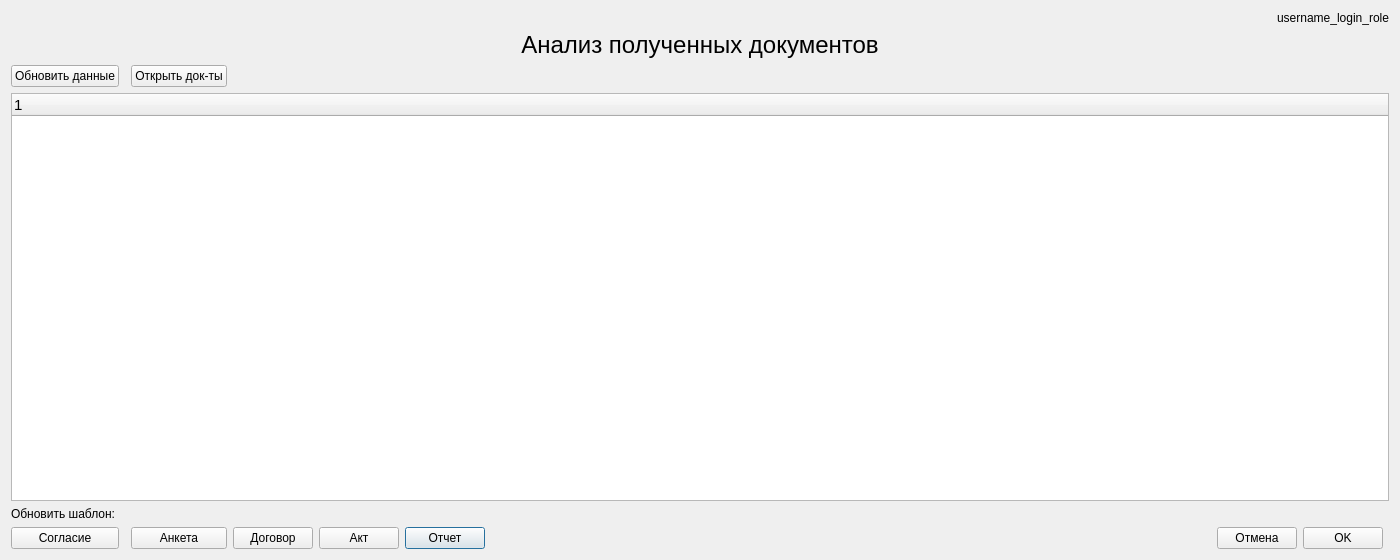
<?xml version="1.0" encoding="UTF-8"?>
<ui version="4.0">
 <class>Analisis_docs</class>
 <widget class="QDialog" name="Analisis_docs">
  <property name="geometry">
   <rect>
    <x>0</x>
    <y>0</y>
    <width>1400</width>
    <height>560</height>
   </rect>
  </property>
  <property name="windowTitle">
   <string>Event</string>
  </property>
  <layout class="QGridLayout" name="gridLayout">
   <item row="9" column="9">
    <layout class="QFormLayout" name="formLayout"/>
   </item>
   <item row="9" column="5">
    <widget class="QPushButton" name="pushButton_template_report">
     <property name="text">
      <string>Отчет</string>
     </property>
    </widget>
   </item>
   <item row="9" column="4">
    <widget class="QPushButton" name="pushButton_template_act">
     <property name="text">
      <string>Акт</string>
     </property>
    </widget>
   </item>
   <item row="6" column="0">
    <widget class="QPushButton" name="pushButton_update_table">
     <property name="text">
      <string>Обновить данные</string>
     </property>
    </widget>
   </item>
   <item row="7" column="0" colspan="10">
    <widget class="QTreeWidget" name="treeWidget_analysis">
     <property name="font">
      <font>
       <pointsize>11</pointsize>
      </font>
     </property>
    </widget>
   </item>
   <item row="9" column="6">
    <spacer name="horizontalSpacer">
     <property name="orientation">
      <enum>Qt::Horizontal</enum>
     </property>
     <property name="sizeHint" stdset="0">
      <size>
       <width>40</width>
       <height>20</height>
      </size>
     </property>
    </spacer>
   </item>
   <item row="2" column="0" colspan="10">
    <widget class="QLabel" name="label_analysis_download_docs">
     <property name="font">
      <font>
       <pointsize>18</pointsize>
      </font>
     </property>
     <property name="text">
      <string>Анализ полученных документов</string>
     </property>
     <property name="alignment">
      <set>Qt::AlignCenter</set>
     </property>
    </widget>
   </item>
   <item row="1" column="0" colspan="10">
    <widget class="QLabel" name="label_username_login_role">
     <property name="text">
      <string>username_login_role</string>
     </property>
     <property name="alignment">
      <set>Qt::AlignRight|Qt::AlignTrailing|Qt::AlignVCenter</set>
     </property>
    </widget>
   </item>
   <item row="9" column="3">
    <widget class="QPushButton" name="pushButton_template_contract">
     <property name="text">
      <string>Договор</string>
     </property>
    </widget>
   </item>
   <item row="9" column="8">
    <widget class="QPushButton" name="pushButton_ok">
     <property name="text">
      <string>OK</string>
     </property>
    </widget>
   </item>
   <item row="6" column="2">
    <widget class="QPushButton" name="pushButton_open_analisis_doc">
     <property name="text">
      <string>Открыть док-ты</string>
     </property>
    </widget>
   </item>
   <item row="9" column="2">
    <widget class="QPushButton" name="pushButton_template_survey">
     <property name="text">
      <string>Анкета</string>
     </property>
    </widget>
   </item>
   <item row="8" column="0">
    <widget class="QLabel" name="label_update_temlate">
     <property name="text">
      <string>Обновить шаблон:</string>
     </property>
    </widget>
   </item>
   <item row="9" column="0">
    <widget class="QPushButton" name="pushButton_template_agreement">
     <property name="text">
      <string>Согласие</string>
     </property>
    </widget>
   </item>
   <item row="9" column="7">
    <widget class="QPushButton" name="pushButton_cancel">
     <property name="text">
      <string>Отмена</string>
     </property>
    </widget>
   </item>
  </layout>
 </widget>
 <tabstops>
  <tabstop>treeWidget_analysis</tabstop>
  <tabstop>pushButton_update_table</tabstop>
  <tabstop>pushButton_open_analisis_doc</tabstop>
  <tabstop>pushButton_template_agreement</tabstop>
  <tabstop>pushButton_template_survey</tabstop>
  <tabstop>pushButton_template_contract</tabstop>
  <tabstop>pushButton_template_act</tabstop>
  <tabstop>pushButton_template_report</tabstop>
  <tabstop>pushButton_cancel</tabstop>
  <tabstop>pushButton_ok</tabstop>
 </tabstops>
 <resources/>
 <connections>
  <connection>
   <sender>pushButton_open_analisis_doc</sender>
   <signal>clicked()</signal>
   <receiver>Analisis_docs</receiver>
   <slot>show()</slot>
   <hints>
    <hint type="sourcelabel">
     <x>216</x>
     <y>78</y>
    </hint>
    <hint type="destinationlabel">
     <x>699</x>
     <y>279</y>
    </hint>
   </hints>
  </connection>
  <connection>
   <sender>pushButton_ok</sender>
   <signal>clicked()</signal>
   <receiver>Analisis_docs</receiver>
   <slot>show()</slot>
   <hints>
    <hint type="sourcelabel">
     <x>1342</x>
     <y>538</y>
    </hint>
    <hint type="destinationlabel">
     <x>699</x>
     <y>279</y>
    </hint>
   </hints>
  </connection>
  <connection>
   <sender>pushButton_cancel</sender>
   <signal>clicked()</signal>
   <receiver>Analisis_docs</receiver>
   <slot>close()</slot>
   <hints>
    <hint type="sourcelabel">
     <x>1256</x>
     <y>538</y>
    </hint>
    <hint type="destinationlabel">
     <x>699</x>
     <y>279</y>
    </hint>
   </hints>
  </connection>
  <connection>
   <sender>pushButton_update_table</sender>
   <signal>clicked()</signal>
   <receiver>Analisis_docs</receiver>
   <slot>show()</slot>
   <hints>
    <hint type="sourcelabel">
     <x>76</x>
     <y>78</y>
    </hint>
    <hint type="destinationlabel">
     <x>699</x>
     <y>279</y>
    </hint>
   </hints>
  </connection>
  <connection>
   <sender>pushButton_template_act</sender>
   <signal>clicked()</signal>
   <receiver>Analisis_docs</receiver>
   <slot>show()</slot>
   <hints>
    <hint type="sourcelabel">
     <x>410</x>
     <y>538</y>
    </hint>
    <hint type="destinationlabel">
     <x>699</x>
     <y>279</y>
    </hint>
   </hints>
  </connection>
  <connection>
   <sender>pushButton_template_agreement</sender>
   <signal>clicked()</signal>
   <receiver>Analisis_docs</receiver>
   <slot>show()</slot>
   <hints>
    <hint type="sourcelabel">
     <x>76</x>
     <y>538</y>
    </hint>
    <hint type="destinationlabel">
     <x>699</x>
     <y>279</y>
    </hint>
   </hints>
  </connection>
  <connection>
   <sender>pushButton_template_contract</sender>
   <signal>clicked()</signal>
   <receiver>Analisis_docs</receiver>
   <slot>show()</slot>
   <hints>
    <hint type="sourcelabel">
     <x>324</x>
     <y>538</y>
    </hint>
    <hint type="destinationlabel">
     <x>699</x>
     <y>279</y>
    </hint>
   </hints>
  </connection>
  <connection>
   <sender>pushButton_template_report</sender>
   <signal>clicked()</signal>
   <receiver>Analisis_docs</receiver>
   <slot>show()</slot>
   <hints>
    <hint type="sourcelabel">
     <x>496</x>
     <y>538</y>
    </hint>
    <hint type="destinationlabel">
     <x>699</x>
     <y>279</y>
    </hint>
   </hints>
  </connection>
  <connection>
   <sender>pushButton_template_survey</sender>
   <signal>clicked()</signal>
   <receiver>Analisis_docs</receiver>
   <slot>show()</slot>
   <hints>
    <hint type="sourcelabel">
     <x>217</x>
     <y>538</y>
    </hint>
    <hint type="destinationlabel">
     <x>699</x>
     <y>279</y>
    </hint>
   </hints>
  </connection>
 </connections>
</ui>
